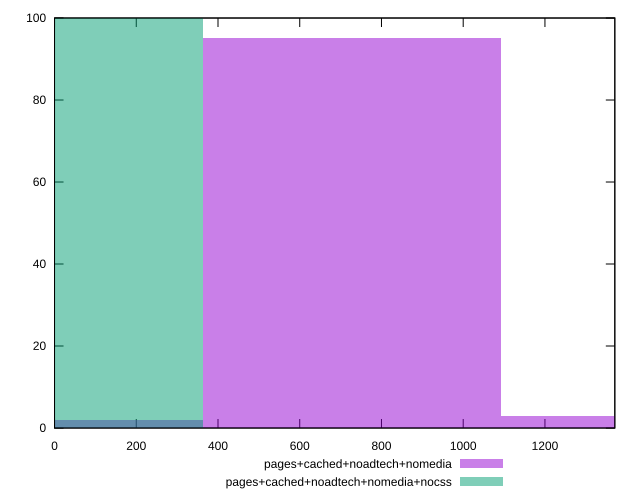

The script that saved this image:
reset

$pagesCachedNoadtechNomedia <<EOF
728.1191708552094 95
0 2
1456.2383417104188 3
EOF

$pagesCachedNoadtechNomediaNocss <<EOF
0 100
EOF

set key outside below
set boxwidth 728.1191708552094
set xrange [0:1371]
set yrange [0:100]
set trange [0:100]
set style fill transparent solid 0.5 noborder
set terminal svg size 640, 500 enhanced background rgb 'white'
set output "report_00015_2021-02-09T16-11-33.973Z/render-blocking-resources/comparison/histogram/3_vs_4.svg"

plot $pagesCachedNoadtechNomedia title "pages+cached+noadtech+nomedia" with boxes, \
     $pagesCachedNoadtechNomediaNocss title "pages+cached+noadtech+nomedia+nocss" with boxes

reset
